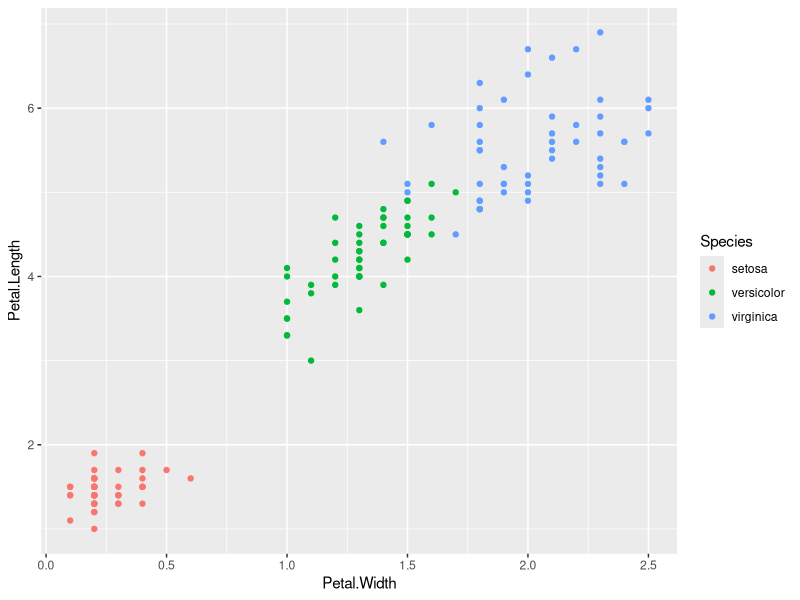
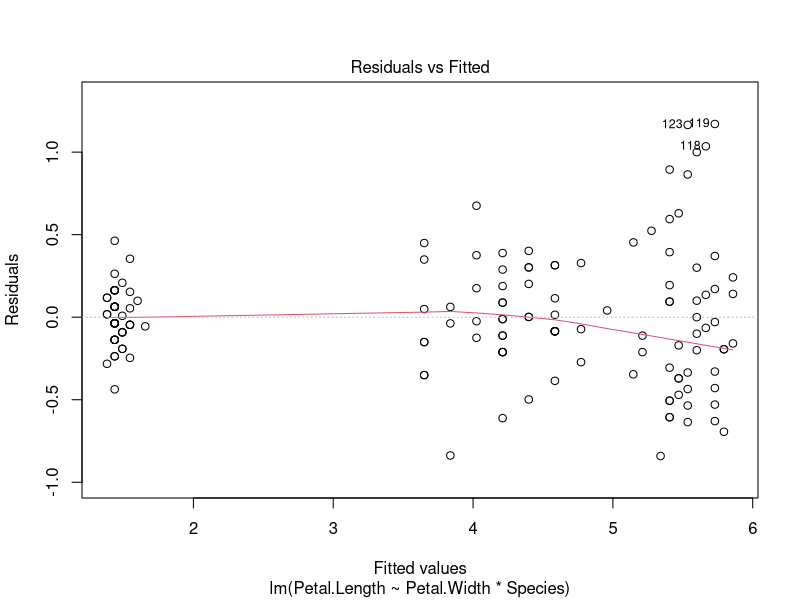
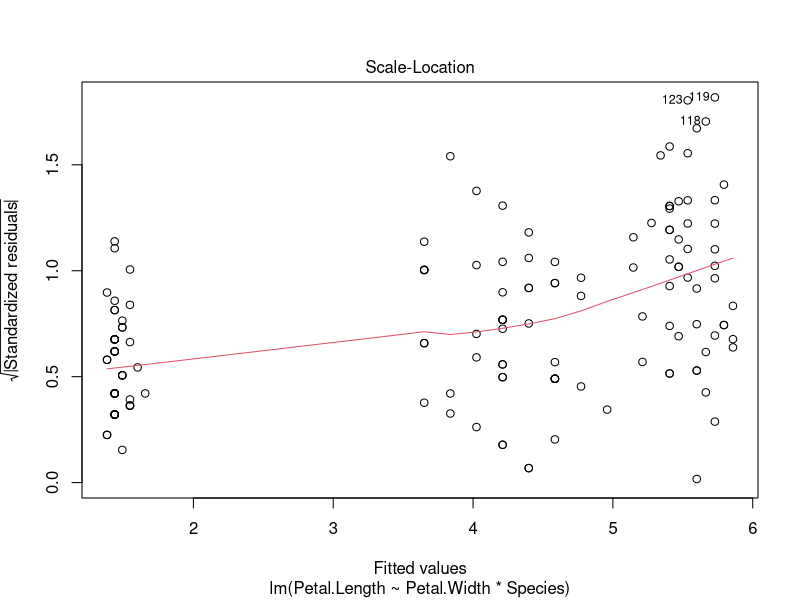
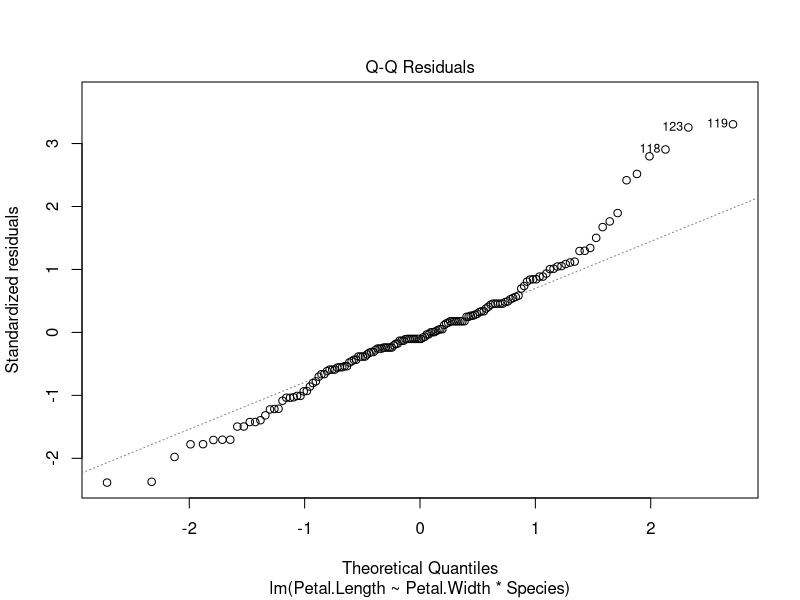
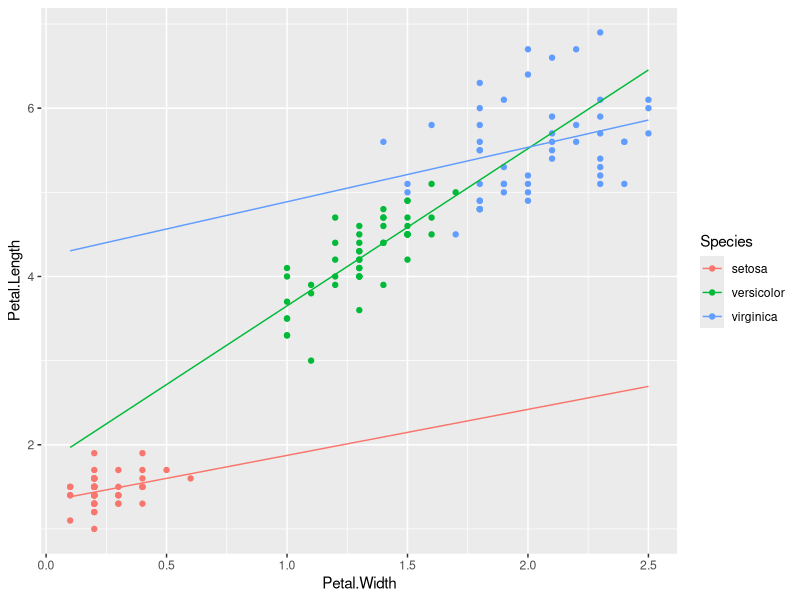
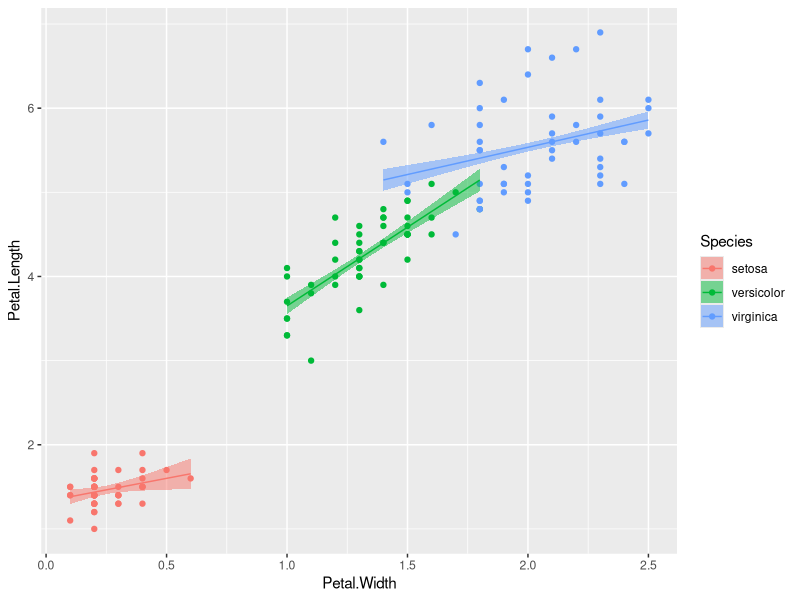
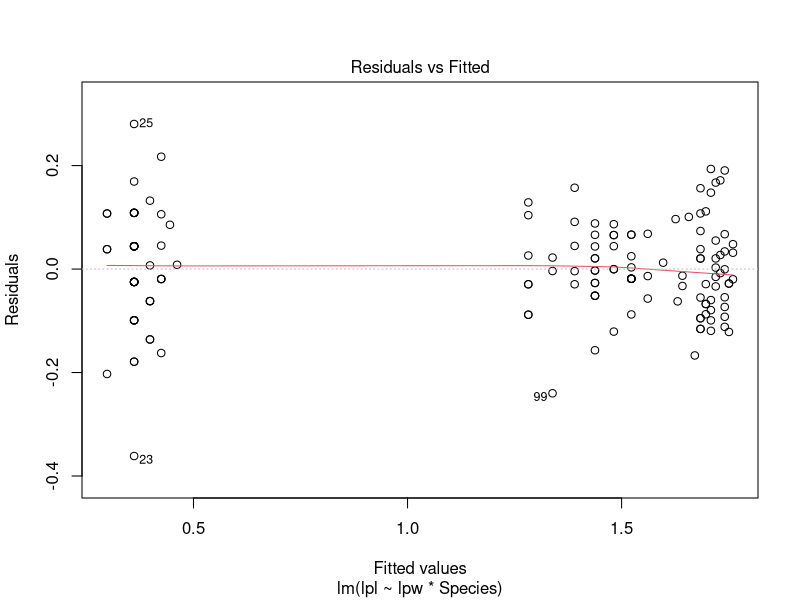
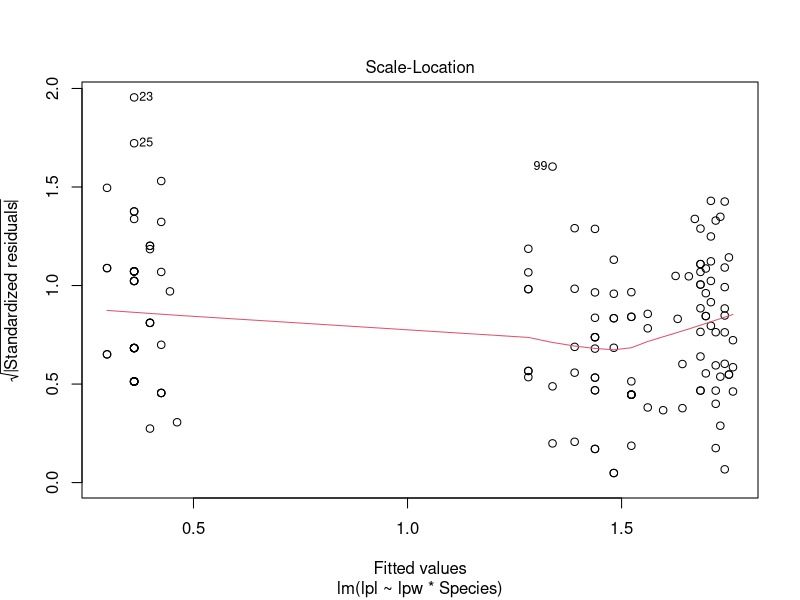

These figures' R source, in order:
# 一般化線形モデル
# 2024-09-25
# Greg Nishihara

# パッケージの読み込み
# github のリンク https://github.com/gnishihara/data-kaiseki-2024

library(tidyverse) # tidyverse
library(lubridate) # 日時データの処理
library(emmeans)   # 多重比較
library(ggtext)    # ggplot にマークダウンを使う
library(statmod)   # ランダム化残渣よう


# install.packages("palmerpenguins")

# 3種のアヤメ(Iris setosa, Iris versicolor, Iris virginica)

df1 = iris |> as_tibble()

df1
# 作図して、データを可視化する
ggplot(df1) + 
  geom_point(aes(x = Petal.Width,
                 y = Petal.Length,
                 color = Species))
# CTRL + ALT + B # 上から現在の行まで実行する

# 作業仮設：花弁の長さと幅の関係は種によってことなる 
# 帰無仮説：花弁の長さと幅の関係（傾き）は等しい

# Petal.Width * Species = Petal.Length + Species + Petal.Length:Species

m0 = lm(Petal.Length ~ 1, data = df1)                     # 帰無モデル
m1 = lm(Petal.Length ~ Petal.Width, data = df1)           # 傾き等しいモデル
m2 = lm(Petal.Length ~ Species, data = df1)               # 傾きなしモデル
m3 = lm(Petal.Length ~ Petal.Width + Species, data = df1) # 相互作用なしモデル
m4 = lm(Petal.Length ~ Petal.Width * Species, data = df1) # フルモデル

AIC(m0, m1, m2, m3, m4) # m4 モデルのAICが最も低いので、とりあえず採択する

# 診断図の確認
plot(m4, which = 1) # 残渣対期待
plot(m4, which = 3) # 標準化残渣対期待
plot(m4, which = 2) # QQplot (正規性の確認)

summary.aov(m4)

# ペア毎の傾きの比較
# 診断図に問題があった（等分散性ではない、正規性ではない）
# ペア毎の比較の評価は厳しい
emtrends(m4, 'pairwise' ~ Species, var = "Petal.Width")

# 期待値ようの tibble を準備する
pdata = df1 |> 
  expand(Species,
         Petal.Width = seq(min(Petal.Width),
                           max(Petal.Width),
                           length = 21))

tmp = predict(m4, newdata = pdata, se.fit = TRUE) |> 
  as_tibble()

pdata = bind_cols(pdata, tmp)

ggplot(df1) + 
  geom_point(aes(x = Petal.Width,
                 y = Petal.Length,
                 color = Species)) +
  geom_line(aes(x = Petal.Width,
                y = fit,
                color = Species),
            data = pdata)


# 期待値ようの tibble を準備する
pdata = df1 |> 
  group_by(Species) |> 
  expand(Petal.Width = seq(min(Petal.Width),
                           max(Petal.Width),
                           length = 21))

tmp = predict(m4, newdata = pdata, se.fit = TRUE) |> 
  as_tibble()

pdata = bind_cols(pdata, tmp)

ggplot(df1) + 
  geom_point(aes(x = Petal.Width,
                 y = Petal.Length,
                 color = Species)) +
  geom_ribbon(aes(x = Petal.Width,
                  ymin = fit - se.fit,
                  ymax = fit + se.fit,
                  fill = Species),
              data = pdata,
              alpha = 0.5) +
  geom_line(aes(x = Petal.Width,
                y = fit,
                color = Species),
            data = pdata) 

# 診断図に問題があってので、データ解析を工夫しましょう
df1 = df1 |> 
  mutate(lpl = log(Petal.Length),
         lpw = log(Petal.Width), 
         .before = Sepal.Length)

# 作業仮設：花弁のlog(長さ)とlog(幅)の関係は種によってことなる 
# 帰無仮説：花弁のlog(長さ)とlog(幅)の関係（傾き）は等しい
m0 = lm(lpl ~ 1, data = df1)             # 帰無モデル
m1 = lm(lpl ~ lpw, data = df1)           # 傾き等しいモデル
m2 = lm(lpl ~ Species, data = df1)       # 傾きなしモデル
m3 = lm(lpl ~ lpw + Species, data = df1) # 相互作用なしモデル
m4 = lm(lpl ~ lpw * Species, data = df1) # フルモデル
AIC(m0, m1, m2, m3, m4) # m4 モデルのAICが最も低いので、とりあえず採択する
# 診断図の確認
plot(m4, which = 1) # 残渣対期待
plot(m4, which = 3) # 標準化残渣対期待
plot(m4, which = 2) # QQplot (正規性の確認)

summary.aov(m4)
# ペア毎の傾きの比較
# 診断図に問題があった（等分散性ではない、正規性ではない）
# ペア毎の比較の評価は厳しい
emtrends(m4, 'pairwise' ~ Species, var = "lpw")


pdata = df1 |> 
  group_by(Species) |> 
  expand(Petal.Width = seq(min(Petal.Width),
                           max(Petal.Width),
                           length = 21))
pdata = pdata |> 
  mutate(lpw = log(Petal.Width))

tmp = predict(m4, newdata = pdata, se.fit = TRUE) |> 
  as_tibble()

pdata = bind_cols(pdata, tmp)

ggplot(df1) + 
  geom_point(aes(x = Petal.Width,
                 y = Petal.Length,
                 color = Species)) +
  geom_ribbon(aes(x = Petal.Width,
                  ymin = exp(fit - se.fit),
                  ymax = exp(fit + se.fit),
                  fill = Species),
              data = pdata,
              alpha = 0.5) +
  geom_line(aes(x = Petal.Width,
                y = exp(fit),
                color = Species),
            data = pdata) 

# 一般化線形モデル（分布を ガンマ分布）

g0 = glm(Petal.Length ~ 1, data = df1, family = Gamma("log"))
g1 = glm(Petal.Length ~ lpw, data = df1, family = Gamma("log"))
g2 = glm(Petal.Length ~ Species, data = df1, family = Gamma("log"))
g3 = glm(Petal.Length ~ lpw + Species, data = df1, family = Gamma("log"))
g4 = glm(Petal.Length ~ lpw * Species, data = df1, family = Gamma("log"))
AIC(g0, g1, g2, g3, g4) # g4 のAICが最も低い

# ランダム化残渣 (randomized quantile residuals) を追加する
# モデル期待値も追加する
df1 = df1 |> 
  mutate(qresid = qresiduals(g4),
         fit = predict(g4))

# 診断図の確認
## 残渣対期待値
ggplot(df1) + geom_point(aes(x = fit, y = qresid))

## 標準化残渣対期待値
df1 = df1 |> mutate(stdqr = sqrt(abs(scale(qresid)[, 1])))
ggplot(df1) + geom_point(aes(x = fit, y = stdqr))

## QQplot （正規性の確認）
## 一般化線形モデルで指定した分布にかかわらず、
## モデル当てはめに問題がなければ、
## ランダム化残渣は正規分布に従う。
ggplot(df1) +
  geom_qq(aes(sample = qresid)) +
  geom_qq_line(aes(sample = qresid))




anova(g4) # デビアス表
# ペア毎の傾きの比較
# 診断図に問題があった（等分散性ではない、正規性ではない）
# ペア毎の比較の評価は厳しい
emtrends(g4, 'pairwise' ~ Species, var = "lpw")
emtrends(m4, 'pairwise' ~ Species, var = "lpw")


pdata = df1 |> 
  group_by(Species) |> 
  expand(Petal.Width = seq(min(Petal.Width),
                           max(Petal.Width),
                           length = 21))
pdata = pdata |> 
  mutate(lpw = log(Petal.Width))

tmp = predict(g4, newdata = pdata, se.fit = TRUE) |> 
  as_tibble()

pdata = bind_cols(pdata, tmp)

ggplot(df1) + 
  geom_point(aes(x = Petal.Width,
                 y = Petal.Length,
                 color = Species)) +
  geom_ribbon(aes(x = Petal.Width,
                  ymin = exp(fit - se.fit),
                  ymax = exp(fit + se.fit),
                  fill = Species),
              data = pdata,
              alpha = 0.5) +
  geom_line(aes(x = Petal.Width,
                y = exp(fit),
                color = Species),
            data = pdata) 

# m4 と g4 の結果はほぼ同じでした。
# モデルの違い
# g4 = glm(Petal.Length ~ lpw * Species, data = df1, family = Gamma("log"))
# m4 = lm(lpl ~ lpw * Species, data = df1) # フルモデル
# 一般化線形モデルの場合、Gamma 分布とログリンク関数
# 一般線形モデル Petal.Length のログ変換
# 
# g4: eta    = lpw + species + lpw:species; 
#          y ~ Gamma(mu, theta); 
#          mu = exp(eta) # リンク関数
# m4: mu = lpw + species + lpw:species; 
# 　　log(y) ~ Normal(mu, error)
# https://gnishihara.github.io/kenkyushitsu-kaiseki/glm.html#一般化線形モデル


## 課題
## iris の Sepal.Length ~ Sepal.Width*Species の解析をしましょう。
## （１）lm() で当てはめてみる
## （２）glm() で当てはめてみる（family = Gamma("log")）
## どちらがいいか？
## 作成する図：
## 各モデルの診断図、
## 各モデルのモデルとデータの図
## 
## Script ファイルのファイル名に名前をいれて、天谷先生に提出する。
## 
